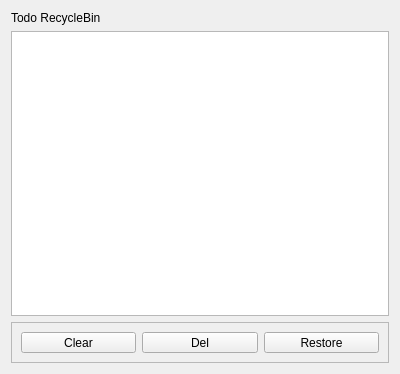
<?xml version="1.0" encoding="UTF-8"?>
<ui version="4.0">
 <class>TodoRecycleBin</class>
 <widget class="QDialog" name="TodoRecycleBin">
  <property name="geometry">
   <rect>
    <x>0</x>
    <y>0</y>
    <width>400</width>
    <height>374</height>
   </rect>
  </property>
  <property name="windowTitle">
   <string>Dialog</string>
  </property>
  <layout class="QVBoxLayout" name="verticalLayout">
   <item>
    <widget class="QLabel" name="label">
     <property name="sizePolicy">
      <sizepolicy hsizetype="Preferred" vsizetype="Fixed">
       <horstretch>0</horstretch>
       <verstretch>0</verstretch>
      </sizepolicy>
     </property>
     <property name="text">
      <string>Todo RecycleBin</string>
     </property>
    </widget>
   </item>
   <item>
    <widget class="QListWidget" name="listRecycle"/>
   </item>
   <item>
    <widget class="QFrame" name="frame">
     <property name="sizePolicy">
      <sizepolicy hsizetype="Preferred" vsizetype="Fixed">
       <horstretch>0</horstretch>
       <verstretch>0</verstretch>
      </sizepolicy>
     </property>
     <property name="frameShape">
      <enum>QFrame::Shape::StyledPanel</enum>
     </property>
     <property name="frameShadow">
      <enum>QFrame::Shadow::Raised</enum>
     </property>
     <layout class="QHBoxLayout" name="horizontalLayout">
      <item>
       <widget class="QToolButton" name="btnClear">
        <property name="sizePolicy">
         <sizepolicy hsizetype="Preferred" vsizetype="Fixed">
          <horstretch>0</horstretch>
          <verstretch>0</verstretch>
         </sizepolicy>
        </property>
        <property name="text">
         <string>Clear</string>
        </property>
       </widget>
      </item>
      <item>
       <widget class="QToolButton" name="btnDel">
        <property name="sizePolicy">
         <sizepolicy hsizetype="Preferred" vsizetype="Fixed">
          <horstretch>0</horstretch>
          <verstretch>0</verstretch>
         </sizepolicy>
        </property>
        <property name="text">
         <string>Del</string>
        </property>
       </widget>
      </item>
      <item>
       <widget class="QToolButton" name="btnRestore">
        <property name="sizePolicy">
         <sizepolicy hsizetype="Preferred" vsizetype="Fixed">
          <horstretch>0</horstretch>
          <verstretch>0</verstretch>
         </sizepolicy>
        </property>
        <property name="text">
         <string>Restore</string>
        </property>
       </widget>
      </item>
     </layout>
    </widget>
   </item>
  </layout>
 </widget>
 <resources/>
 <connections/>
</ui>
